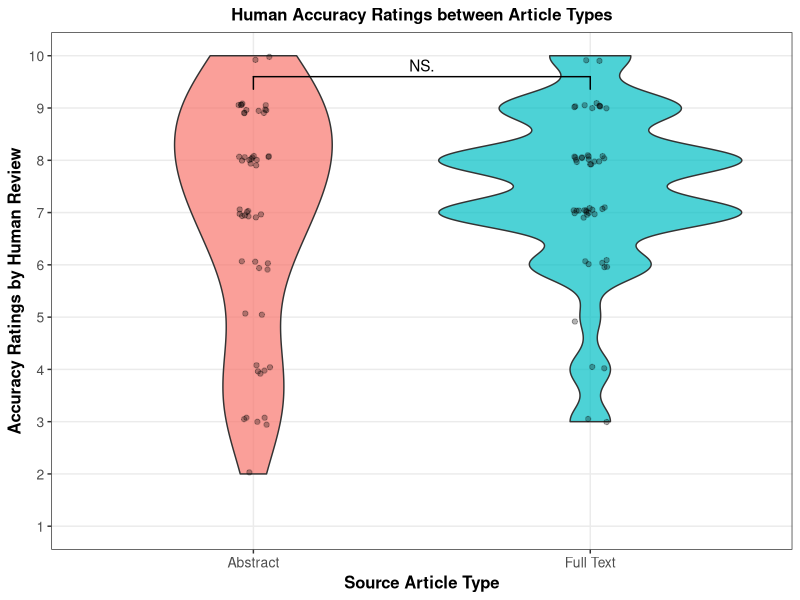

Recreate this plot in R.
library(ggplot2)
library(tidyr)
library(dplyr)
library(readr)
library(ggsignif)

# Read the CSV
data <- read.csv("./data/Summary_statistics.csv", check.names=FALSE)

AccuracyRatings <- data %>%
  select(`Article #`,
         `Rater 1`,
         `Rater 2`,
         `Rater 3`,
         `Rater 4`,
         `Rater 5`) %>%
filter(`Article #` <= 40) #Only 40 articles with human ratings
  
AccuracyRatings$Type <- ifelse(AccuracyRatings$`Article #`<= 20, "Abstract", "Full Text")

AccuracyRatings

df_long <- AccuracyRatings %>%
  pivot_longer(
    cols = starts_with("Rater"),
    names_to = "Rater",
    values_to = "rating",
    values_drop_na = TRUE  # This removes NA values
  ) %>%
  select(rating, Type)  # Keep only rating and Type columns

df_long

HumanAccuracyPlot <- ggplot(df_long, aes(x = Type, y = rating, fill = Type)) +
  geom_violin(alpha = 0.7, trim = TRUE) +
  # geom_beeswarm(alpha = 0.3, size = 2.5, cex = 1) +
  # geom_boxplot(width=0.2, fill = "white") +
  geom_jitter(height = 0.1, width = 0.05, alpha = 0.3) +
  geom_signif(comparisons = list(c("Abstract", "Full Text")),
              test = "wilcox.test",
              map_signif_level = TRUE,
              y_position = 9.2) +
  labs(title = "Human Accuracy Ratings between Article Types",
       y = "Accuracy Ratings by Human Review",
       x = "Source Article Type") +
  scale_y_continuous(breaks = 1:10, limits = c(1, 10)) +
  theme_bw() +  # Clean white background
  theme(
    panel.grid.minor = element_blank(),  # Remove minor gridlines
    legend.position = "none",  # Position on right of the plot
    legend.background = element_rect(fill = "white", color = "black"),
    axis.title = element_text(size = 12, face = "bold"),
    axis.text = element_text(size = 10),
    legend.title = element_text(size = 11, face = "bold"),
    legend.text = element_text(size = 10),
    plot.title = element_text(size = 12, face = "bold", hjust = 0.5)
    
  )
HumanAccuracyPlot
#ggsave("Figure5.1.png", HumanAccuracyPlot, width = 6, height = 5, dpi = 300)